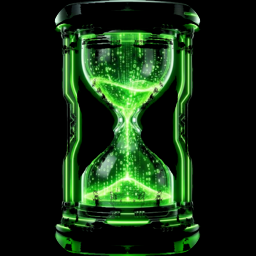
#> input picture flatpak/io.github.UnDadFeated.ChronoArchiver.png, 256 x 256 px; its folder holds only this picture in this run
$ python -i video_frame_preanalysis.py   (imports and definitions only)   (older library calls are emulated)
#> lines starting #> are read from the running program, lines starting #| are printed output that depends on the picture
### src/core/video_frame_noise.py
"""
Per-frame luma / chroma noise scores for AI Video Upscaler (OpenCV stats, no extra NN).

Scores are in [0, 1]. A temporal pass smooths each track so NR strength does not flicker frame
to frame; symmetric smoothing needs a full pre-scan of the source video.
"""

from __future__ import annotations

import logging
from collections.abc import Callable

import numpy as np

_log = logging.getLogger("ChronoArchiver.video_frame_noise")

# Align with video_upscaler_panel heuristics (same analysis sizes / Gauss params).
LUMA_ANALYSIS_MAX_EDGE = 640
LUMA_GAUSS_KSIZE = 7
LUMA_GAUSS_SIGMA = 1.5
# Map HF stats to 0..1 (above old boolean thresholds → mid–high scores).
LUMA_SCORE_MED_SCALE = 10.0  # median HF residual: ~4 threshold → partial score
LUMA_SCORE_MEAN_SCALE = 22.0  # mean HF residual: ~7 threshold

CHROMA_MEAN_Y_LOW = 98.0
CHROMA_MEAN_Y_MID = 132.0
CHROMA_SPREAD_MIN = 22.0
CHROMA_SPREAD_SCALE = 45.0  # std(U)+std(V) extra above baseline → score


def _resize_bgr_for_analysis(bgr, max_edge: int):
    import cv2

    if bgr is None or bgr.size == 0:
        return bgr
    h, w = bgr.shape[:2]
    m = max(h, w)
    if m <= max_edge or m <= 0:
        return bgr
    s = float(max_edge) / float(m)
    nh, nw = max(1, int(h * s)), max(1, int(w * s))
    return cv2.resize(bgr, (nw, nh), interpolation=cv2.INTER_AREA)


def luma_noise_score_from_source(bgr) -> float:
    """
    Continuous luma noise score [0, 1] from source BGR (high-frequency residual on Y).
    """
    import cv2

    if bgr is None or bgr.size == 0:
        return 0.0
    bgr = _resize_bgr_for_analysis(bgr, LUMA_ANALYSIS_MAX_EDGE)
    yuv = cv2.cvtColor(bgr, cv2.COLOR_BGR2YUV)
    y = yuv[:, :, 0]
    k = LUMA_GAUSS_KSIZE | 1
    if k < 3:
        k = 3
    blur = cv2.GaussianBlur(y, (k, k), LUMA_GAUSS_SIGMA)
    diff = np.abs(y.astype(np.float32) - blur.astype(np.float32))
    med = float(np.median(diff))
    mean_hf = float(np.mean(diff))
    s_med = float(np.clip((med - 2.0) / LUMA_SCORE_MED_SCALE, 0.0, 1.0))
    s_mean = float(np.clip((mean_hf - 3.0) / LUMA_SCORE_MEAN_SCALE, 0.0, 1.0))
    return float(np.clip(0.45 * s_med + 0.55 * s_mean, 0.0, 1.0))


def chroma_noise_score_from_source(bgr) -> float:
    """
    Continuous chroma noise score [0, 1] from YUV spread + luma (low light / tape speckle).
    """
    import cv2

    if bgr is None or bgr.size == 0:
        return 0.0
    yuv = cv2.cvtColor(bgr, cv2.COLOR_BGR2YUV)
    y, u, v = cv2.split(yuv)
    mean_y = float(np.mean(y.astype(np.float32)))
    chroma_spread = float(np.std(u.astype(np.float32))) + float(np.std(v.astype(np.float32)))
    s_spread = float(np.clip((chroma_spread - 12.0) / CHROMA_SPREAD_SCALE, 0.0, 1.0))
    if mean_y < CHROMA_MEAN_Y_LOW:
        s_dark = 0.55 + 0.45 * min(1.0, (CHROMA_MEAN_Y_LOW - mean_y) / CHROMA_MEAN_Y_LOW)
        return float(np.clip(max(s_dark, s_spread), 0.0, 1.0))
    if mean_y < CHROMA_MEAN_Y_MID and chroma_spread >= CHROMA_SPREAD_MIN:
        s_mid = 0.35 + 0.65 * float(np.clip((chroma_spread - CHROMA_SPREAD_MIN) / 35.0, 0.0, 1.0))
        return float(np.clip(max(s_mid, s_spread * 0.85), 0.0, 1.0))
    return float(np.clip(s_spread * 0.5, 0.0, 1.0))


# [48 lines left out: functions temporal_smooth_1d, temporal_smooth_scores_1d, pre_scan_noise_scores, not called in this run]

### src/core/video_subject_detect.py
"""
Per-frame subject hints for AI Video Upscaler (OpenCV only — no extra model downloads).

Used during **full clip pre-scan** (every decoded frame) for logging; **does not** drive noise,
grade, or Real-ESRGAN parameters (those come from per-frame stats in ``video_frame_preanalysis``).

- **Face**: Haar frontal cascade (shared with image upscaler).
- **Human / person**: HOG pedestrian detector (full-body; complements face for distant figures).
- **Hair (heuristic)**: if a face is found, compares edge energy in the band above the face vs
  skin patch in the lower face — higher texture above often indicates hair vs smooth skin/forehead.
"""

from __future__ import annotations

from dataclasses import dataclass

import numpy as np

from core.zimage_portrait import detect_faces_bgr


def _yn(b: bool) -> str:
    return "yes" if b else "no"


@dataclass(frozen=True)
class VideoSubjectHints:
    """Scene hints from one BGR frame (e.g. preview thumb)."""

    face: bool
    person_full_body: bool
    hair_likely: bool

    @property
    def human(self) -> bool:
        return self.face or self.person_full_body

    # [104 lines left out: functions summary_line, log_line, subject_tracks_log_line, _hog_person_present, _hair_likely_above_face, not called in this run]


def analyze_subjects_bgr(bgr, *, face_max_side: int = 960, hog_max_side: int = 800) -> VideoSubjectHints:
    """
    Analyze one BGR frame for human / face / hair hints.

    Best-effort; safe to call on any resolution.
    """
    import cv2

    if bgr is None or bgr.size == 0:
        return VideoSubjectHints(face=False, person_full_body=False, hair_likely=False)

    gray = cv2.cvtColor(bgr, cv2.COLOR_BGR2GRAY)
    faces = detect_faces_bgr(bgr, max_scan_side=face_max_side)
    face = len(faces) > 0

    hair_likely = False
    if face:
        fx, fy, fw, fh = faces[0]
        hair_likely = _hair_likely_above_face(bgr, fx, fy, fw, fh)

    person_full_body = _hog_person_present(gray, max_side=hog_max_side)

    return VideoSubjectHints(
        face=face,
        person_full_body=person_full_body,
        hair_likely=hair_likely,
    )

### src/core/video_frame_preanalysis.py
"""
Single-pass video pre-analysis for AI Video Upscaler: noise, grade (per-frame), WB cast, skin warmth,
optional per-frame artifact masks on disk.

All scalar tracks are temporally smoothed (default ±3 frames) after the full decode pass, then
**stabilized** (median-of-3 + max step between neighbors) so sharpness and chroma NR do not flicker
on high-contrast patterns (stripes, text). Constants mirror ``video_upscaler_panel`` (keep in sync when tuning).

When ``artifact_dir`` is set, each frame writes ``NNNNNN.npz`` with a compressed ``mask`` (uint8) for
the second pass; callers must delete that directory after encode.
"""

from __future__ import annotations

import threading
from collections.abc import Callable
from typing import TypedDict

import numpy as np

try:
    import cv2
except ImportError:
    cv2 = None

from core.video_artifact_detection import detect_artifact_mask_u8
from core.video_subject_detect import analyze_subjects_bgr
from core.video_frame_noise import (
    chroma_noise_score_from_source,
    luma_noise_score_from_source,
    temporal_smooth_1d,
    temporal_smooth_scores_1d,
)

# --- Defaults & auto aesthetic (match video_upscaler_panel) ---
VUP_POST_BRIGHTNESS = 0.0
VUP_POST_CONTRAST = 1.03
VUP_POST_SATURATION = 1.0
VUP_UNSHARP_STRENGTH = 0.37  # match video_upscaler_panel — softer halos = less temporal shimmer on edges

VUP_AESTHETIC_ANALYSIS_MAX_EDGE = 640
VUP_AUTO_AESTH_MEAN_Y_DARK = 52.0
VUP_AUTO_AESTH_MEAN_Y_BRIGHT = 210.0
VUP_AUTO_AESTH_BRIGHTNESS_MAX_DELTA = 10.0
VUP_AUTO_AESTH_STD_Y_FLAT = 34.0
VUP_AUTO_AESTH_STD_Y_PUNCHY = 68.0
VUP_AUTO_AESTH_SAT_DULL = 78.0
VUP_AUTO_AESTH_SAT_HOT = 232.0
VUP_AUTO_AESTH_LAP_SOFT = 140.0
VUP_AUTO_AESTH_LAP_CRISP = 2800.0

VUP_AUTO_CAST_UV_SUM_MIN = 20.0
VUP_AUTO_CAST_STRENGTH_MAX = 0.12

# Skin: HSV mask + dull-skin boost (no ML). Strength is 0–1 before temporal smooth.
_SKIN_ANALYSIS_MAX_EDGE = 560
_SKIN_RATIO_MIN = 0.012


def _resize_bgr_for_analysis(bgr, max_edge: int):
    if cv2 is None:
        raise RuntimeError("opencv-python is required for video frame analysis")
    if bgr is None or bgr.size == 0:
        return bgr
    h, w = bgr.shape[:2]
    m = max(h, w)
    if m <= max_edge or m <= 0:
        return bgr
    s = float(max_edge) / float(m)
    nh, nw = max(1, int(h * s)), max(1, int(w * s))
    return cv2.resize(bgr, (nw, nh), interpolation=cv2.INTER_AREA)


def aesthetic_tuple_from_source(bgr) -> tuple[float, float, float, float]:
    """
    Brightness / contrast / saturation / unsharp from one BGR frame.

    Unsharp strength is the sharpness vs softness dial (lower = softer, higher = crisper), derived from
    Laplacian variance on luma — same rules as the former first-frame-only pass.
    """
    if cv2 is None:
        raise RuntimeError("opencv-python is required for video frame analysis")
    if bgr is None or bgr.size == 0:
        return (
            float(VUP_POST_BRIGHTNESS),
            float(VUP_POST_CONTRAST),
            float(VUP_POST_SATURATION),
            float(VUP_UNSHARP_STRENGTH),
        )
    sm = _resize_bgr_for_analysis(bgr, VUP_AESTHETIC_ANALYSIS_MAX_EDGE)
    yuv = cv2.cvtColor(sm, cv2.COLOR_BGR2YUV)
    y_u8 = yuv[:, :, 0]
    y_f = y_u8.astype(np.float32)
    mean_y = float(np.mean(y_f))
    std_y = float(np.std(y_f))

    hsv = cv2.cvtColor(sm, cv2.COLOR_BGR2HSV)
    mean_s = float(np.mean(hsv[:, :, 1].astype(np.float32)))

    lap = cv2.Laplacian(y_u8, cv2.CV_64F)
    lap_var = float(lap.var())

    b = float(VUP_POST_BRIGHTNESS)
    c = float(VUP_POST_CONTRAST)
    s = float(VUP_POST_SATURATION)
    sh = float(VUP_UNSHARP_STRENGTH)

    if mean_y < VUP_AUTO_AESTH_MEAN_Y_DARK:
        b += min(
            VUP_AUTO_AESTH_BRIGHTNESS_MAX_DELTA,
            (VUP_AUTO_AESTH_MEAN_Y_DARK - mean_y) * 0.22,
        )
    elif mean_y > VUP_AUTO_AESTH_MEAN_Y_BRIGHT:
        b -= min(
            VUP_AUTO_AESTH_BRIGHTNESS_MAX_DELTA * 0.6,
            (mean_y - VUP_AUTO_AESTH_MEAN_Y_BRIGHT) * 0.15,
        )

    if std_y < VUP_AUTO_AESTH_STD_Y_FLAT:
        c += min(0.1, (VUP_AUTO_AESTH_STD_Y_FLAT - std_y) / 220.0)
    elif std_y > VUP_AUTO_AESTH_STD_Y_PUNCHY:
        c -= min(0.06, (std_y - VUP_AUTO_AESTH_STD_Y_PUNCHY) / 450.0)

    c = float(np.clip(c, 1.0, 1.16))

    if mean_s < VUP_AUTO_AESTH_SAT_DULL:
        s += min(0.12, (VUP_AUTO_AESTH_SAT_DULL - mean_s) / 380.0)
    elif mean_s > VUP_AUTO_AESTH_SAT_HOT:
        s -= min(0.08, (mean_s - VUP_AUTO_AESTH_SAT_HOT) / 180.0)

    s = float(np.clip(s, 0.9, 1.15))

    if lap_var < VUP_AUTO_AESTH_LAP_SOFT:
        sh *= 1.06
    elif lap_var > VUP_AUTO_AESTH_LAP_CRISP:
        sh *= 0.93

    sh = float(np.clip(sh, 0.28, 0.48))

    b = float(np.clip(b, -VUP_AUTO_AESTH_BRIGHTNESS_MAX_DELTA, VUP_AUTO_AESTH_BRIGHTNESS_MAX_DELTA))

    return (b, c, s, sh)


def cast_strength_from_source(bgr) -> float:
    """Mild YUV chroma centering for global WB drift; 0 = none."""
    if cv2 is None:
        raise RuntimeError("opencv-python is required for video frame analysis")
    if bgr is None or bgr.size == 0:
        return 0.0
    sm = _resize_bgr_for_analysis(bgr, VUP_AESTHETIC_ANALYSIS_MAX_EDGE)
    yuv = cv2.cvtColor(sm, cv2.COLOR_BGR2YUV)
    _, u, v = cv2.split(yuv)
    du = float(np.mean(u.astype(np.float32)) - 128.0)
    dv = float(np.mean(v.astype(np.float32)) - 128.0)
    spread = abs(du) + abs(dv)
    if spread < VUP_AUTO_CAST_UV_SUM_MIN:
        return 0.0
    return float(min(VUP_AUTO_CAST_STRENGTH_MAX, (spread - VUP_AUTO_CAST_UV_SUM_MIN) / 320.0))


def skin_tone_strength_from_source(bgr) -> float:
    """
    Heuristic 0–1: how much skin-specific warmth (U/V nudge under HSV skin mask) may help.

    Uses classic HSV skin ranges on a downscaled frame; stronger when more skin coverage and
    duller skin saturation (typical under heavy WB or flat lighting).
    """
    if cv2 is None:
        raise RuntimeError("opencv-python is required for video frame analysis")
    if bgr is None or bgr.size == 0:
        return 0.0
    sm = _resize_bgr_for_analysis(bgr, _SKIN_ANALYSIS_MAX_EDGE)
    hsv = cv2.cvtColor(sm, cv2.COLOR_BGR2HSV)
    m1 = cv2.inRange(hsv, np.array([0, 35, 48], np.uint8), np.array([26, 255, 255], np.uint8))
    m2 = cv2.inRange(hsv, np.array([168, 35, 48], np.uint8), np.array([179, 255, 255], np.uint8))
    mask = cv2.bitwise_or(m1, m2)
    skin_ratio = float(np.count_nonzero(mask)) / float(mask.size)
    if skin_ratio < _SKIN_RATIO_MIN:
        return 0.0
    px = hsv[mask > 0]
    if px.size < 48:
        return 0.0
    mean_s = float(np.mean(px[:, 1].astype(np.float32)))
    # Duller skin (lower S) → allow a bit more corrective warmth
    dull = float(np.clip(1.15 - mean_s / 160.0, 0.25, 1.0))
    return float(np.clip(skin_ratio * 2.8 * dull, 0.0, 1.0))


# [48 lines left out: functions apply_skin_tone_warmth_bgr, _clip_grade_arrays, not called in this run]


# After temporal smoothing: kill single-frame spikes (stripes / text) then limit neighbor deltas.
_MAX_STEP_SHARPNESS = 0.024
_MAX_STEP_CHROMA_NR = 0.13
_MAX_STEP_LUMA_NR = 0.11
_MAX_STEP_BRIGHTNESS = 1.4
_MAX_STEP_CONTRAST = 0.022
_MAX_STEP_SATURATION = 0.028
_MAX_STEP_CAST = 0.024
_MAX_STEP_SKIN = 0.045


# [27 lines left out: functions _median_smooth_3, _limit_step_1d, not called in this run]


class VideoPreanalysis(TypedDict):
    luma_nr: np.ndarray
    chroma_nr: np.ndarray
    brightness: np.ndarray
    contrast: np.ndarray
    saturation: np.ndarray
    sharpness: np.ndarray
    cast: np.ndarray
    skin_tone: np.ndarray
    # Per-frame OpenCV hints (face / HOG / hair heuristic); informational — not used for grade/NR math.
    subject_face: np.ndarray
    subject_full_body: np.ndarray
    subject_hair: np.ndarray


def pre_scan_video_upscale(
    path: str,
    *,
    on_progress: Callable[[int, int], None] | None = None,
    smooth_radius: int = 3,
    artifact_dir: str | None = None,
    _cancel: "threading.Event | None" = None,
) -> VideoPreanalysis | None:
    """
    One full decode: per-frame noise, grade (b/c/s/sharpness), cast, skin tone, and subject hints
    (face / pedestrian / hair heuristic); then temporal smooth on grade tracks.

    If ``artifact_dir`` is set, writes ``{artifact_dir}/{i:06d}.npz`` per frame with key ``mask``
    (uint8 artifact map for :func:`core.video_artifact_detection.prepare_source_for_realesrgan`).

    Sharpness here is unsharp amount (same as softness↔sharpness dial: lower = softer image).
    """
#> called with smooth_radius = 3
    import os

    import cv2

    cap = cv2.VideoCapture(path)
    if not cap.isOpened():
        return None
    nf = int(cap.get(cv2.CAP_PROP_FRAME_COUNT) or 0)
    if artifact_dir is not None:
        os.makedirs(artifact_dir, exist_ok=True)

    ls: list[float] = []
    cs: list[float] = []
    bb: list[float] = []
    cc: list[float] = []
    ss: list[float] = []
    shh: list[float] = []
    cst: list[float] = []
    sk: list[float] = []
    sub_face: list[bool] = []
    sub_body: list[bool] = []
    sub_hair: list[bool] = []

    fi = 0
    try:
        while True:
            if _cancel is not None and _cancel.is_set():
                return None
            ok, fr = cap.read()
#> fr is the input picture: shape (256, 256, 3); mean B, G, R 18, 43.4, 19.7
            if not ok or fr is None:
                break
            ls.append(luma_noise_score_from_source(fr))
#> in luma_noise_score_from_source, `yuv = cv2.cvtColor(bgr, cv2.COLOR_BGR2YUV)`: yuv: shape (256, 256, 3); mean of channels 0, 1, 2 33.4, 120.4, 116
#> in luma_noise_score_from_source, `y = yuv[:, :, 0]`:
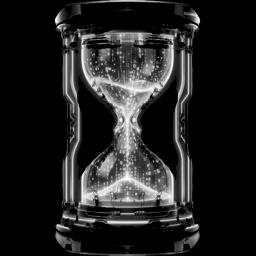
#> y: shape (256, 256); min 0, max 251, mean 33.4
#> in luma_noise_score_from_source, `blur = cv2.GaussianBlur(y, (k, k), LUMA_GAUSS_SIGMA)`:
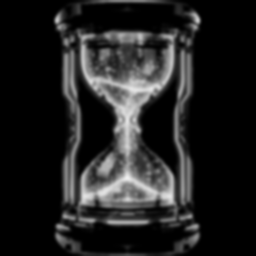
#> blur: shape (256, 256); min 0, max 238, mean 33.4
#> in luma_noise_score_from_source, `diff = np.abs(y.astype(np.float32) - blur.astype(np.float32))`:
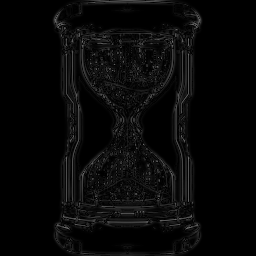
#> diff: shape (256, 256) float32; min 0, max 117, mean 7.8
#> in luma_noise_score_from_source, `med = float(np.median(diff))`: med = 0
#> in luma_noise_score_from_source, `mean_hf = float(np.mean(diff))`: mean_hf = 7.84
#> in luma_noise_score_from_source, `s_med = float(np.clip((med - 2.0) / LUMA_SCORE_MED_SCALE, 0.0, 1.0))`: s_med = 0
#> in luma_noise_score_from_source, `s_mean = float(np.clip((mean_hf - 3.0) / LUMA_SCORE_MEAN_SCALE, 0.0, 1..`: s_mean = 0.22
            cs.append(chroma_noise_score_from_source(fr))
#> in chroma_noise_score_from_source, `y, u, v = cv2.split(yuv)`:
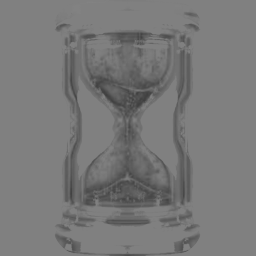
#> u: shape (256, 256); min 63, max 131, mean 120.4
#> in chroma_noise_score_from_source, `y, u, v = cv2.split(yuv)`:
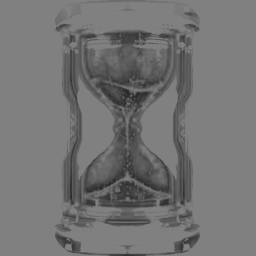
#> v: shape (256, 256); min 35, max 131, mean 116
#> in chroma_noise_score_from_source, `mean_y = float(np.mean(y.astype(np.float32)))`: mean_y = 33.4
#> in chroma_noise_score_from_source, `chroma_spread = float(np.std(u.astype(np.float32))) + float(np.std(v.a..`: chroma_spread = 32.98
#> in chroma_noise_score_from_source, `s_spread = float(np.clip((chroma_spread - 12.0) / CHROMA_SPREAD_SCALE,..`: s_spread = 0.466
#> in chroma_noise_score_from_source, `s_dark = 0.55 + 0.45 * min(1.0, (CHROMA_MEAN_Y_LOW - mean_y) / CHROMA_..`: s_dark = 0.847
            b, c, s, sh = aesthetic_tuple_from_source(fr)
#> in aesthetic_tuple_from_source, `mean_y = float(np.mean(y_f))`: mean_y = 33.4
#> in aesthetic_tuple_from_source, `std_y = float(np.std(y_f))`: std_y = 58.55
#> in aesthetic_tuple_from_source, `hsv = cv2.cvtColor(sm, cv2.COLOR_BGR2HSV)`: hsv: shape (256, 256, 3); mean H, S, V 21.8, 61.6, 43.4
#> in aesthetic_tuple_from_source, `mean_s = float(np.mean(hsv[:, :, 1].astype(np.float32)))`: mean_s = 61.57
#> in aesthetic_tuple_from_source, `lap = cv2.Laplacian(y_u8, cv2.CV_64F)`:
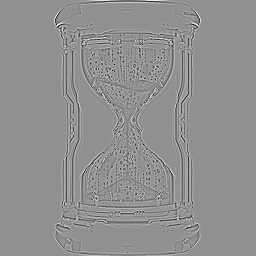
#> lap: shape (256, 256) float64; min -384, max 293, mean 0.1; drawn with min black and max white
#> in aesthetic_tuple_from_source, `lap_var = float(lap.var())`: lap_var = 1737.3
#> in aesthetic_tuple_from_source, `b += min( VUP_AUTO_AESTH_BRIGHTNESS_MAX_DELTA, (VUP_AUTO_AESTH_MEAN_Y_..`: b = 4.09
#> in aesthetic_tuple_from_source, `s += min(0.12, (VUP_AUTO_AESTH_SAT_DULL - mean_s) / 380.0)`: s = 1.04
#> b = 4.09; c = 1.03; s = 1.04; sh = 0.37
            bb.append(b)
            cc.append(c)
            ss.append(s)
            shh.append(sh)
            cst.append(cast_strength_from_source(fr))
#> in cast_strength_from_source, `du = float(np.mean(u.astype(np.float32)) - 128.0)`: du = -7.58
#> in cast_strength_from_source, `dv = float(np.mean(v.astype(np.float32)) - 128.0)`: dv = -12.02
#> in cast_strength_from_source, `spread = abs(du) + abs(dv)`: spread = 19.6
            sk.append(skin_tone_strength_from_source(fr))
#> in skin_tone_strength_from_source, `m1 = cv2.inRange(hsv, np.array([0, 35, 48], np.uint8), np.array([26, 2..`: m1: shape (256, 256); every value is 0
#> in skin_tone_strength_from_source, `skin_ratio = float(np.count_nonzero(mask)) / float(mask.size)`: skin_ratio = 0
            try:
                sj = analyze_subjects_bgr(fr)
                sub_face.append(bool(sj.face))
                sub_body.append(bool(sj.person_full_body))
                sub_hair.append(bool(sj.hair_likely))
            except Exception:
                sub_face.append(False)
                sub_body.append(False)
                sub_hair.append(False)
            if artifact_dir is not None:
                am = detect_artifact_mask_u8(fr)
                np.savez_compressed(
                    os.path.join(artifact_dir, f"{fi:06d}.npz"),
                    mask=am,
                )
            fi += 1
            if on_progress is not None:
                try:
                    n_done = len(ls)
                    tot = nf if nf > 0 else 0
                    on_progress(n_done, tot)
                except Exception:
                    pass
    finally:
        cap.release()

    if not ls:
        return None
    if on_progress is not None and nf <= 0:
        n = len(ls)
        on_progress(n, n)

    r = max(0, int(smooth_radius))
    luma = temporal_smooth_scores_1d(np.array(ls, dtype=np.float64), radius=r)
    chroma = temporal_smooth_scores_1d(np.array(cs, dtype=np.float64), radius=r)
    b_ar = temporal_smooth_1d(np.array(bb, dtype=np.float64), radius=r)
    c_ar = temporal_smooth_1d(np.array(cc, dtype=np.float64), radius=r)
    s_ar = temporal_smooth_1d(np.array(ss, dtype=np.float64), radius=r)
    sh_ar = temporal_smooth_1d(np.array(shh, dtype=np.float64), radius=r)
    cast_ar = temporal_smooth_1d(np.array(cst, dtype=np.float64), radius=r)
    skin_ar = temporal_smooth_1d(np.array(sk, dtype=np.float64), radius=r)

    b_ar, c_ar, s_ar, sh_ar, cast_ar, skin_ar = _clip_grade_arrays(b_ar, c_ar, s_ar, sh_ar, cast_ar, skin_ar)
    luma = np.clip(luma, 0.0, 1.0)
    chroma = np.clip(chroma, 0.0, 1.0)

    sh_ar = _median_smooth_3(sh_ar)
    chroma = _median_smooth_3(chroma)
    luma = _median_smooth_3(luma)
    sh_ar = _limit_step_1d(sh_ar, _MAX_STEP_SHARPNESS)
    chroma = _limit_step_1d(chroma, _MAX_STEP_CHROMA_NR)
    luma = _limit_step_1d(luma, _MAX_STEP_LUMA_NR)
    b_ar = _limit_step_1d(b_ar, _MAX_STEP_BRIGHTNESS)
    c_ar = _limit_step_1d(c_ar, _MAX_STEP_CONTRAST)
    s_ar = _limit_step_1d(s_ar, _MAX_STEP_SATURATION)
    cast_ar = _limit_step_1d(cast_ar, _MAX_STEP_CAST)
    skin_ar = _limit_step_1d(skin_ar, _MAX_STEP_SKIN)

    b_ar, c_ar, s_ar, sh_ar, cast_ar, skin_ar = _clip_grade_arrays(b_ar, c_ar, s_ar, sh_ar, cast_ar, skin_ar)
    luma = np.clip(luma, 0.0, 1.0)
    chroma = np.clip(chroma, 0.0, 1.0)

    sf = np.asarray(sub_face, dtype=np.uint8)
    sb = np.asarray(sub_body, dtype=np.uint8)
    sh = np.asarray(sub_hair, dtype=np.uint8)

    out: VideoPreanalysis = {
        "luma_nr": luma,
        "chroma_nr": chroma,
        "brightness": b_ar,
        "contrast": c_ar,
        "saturation": s_ar,
        "sharpness": sh_ar,
        "cast": cast_ar,
        "skin_tone": skin_ar,
        "subject_face": sf,
        "subject_full_body": sb,
        "subject_hair": sh,
    }
    return out

#> (the run stopped early here; a loop or call above may not have finished)
